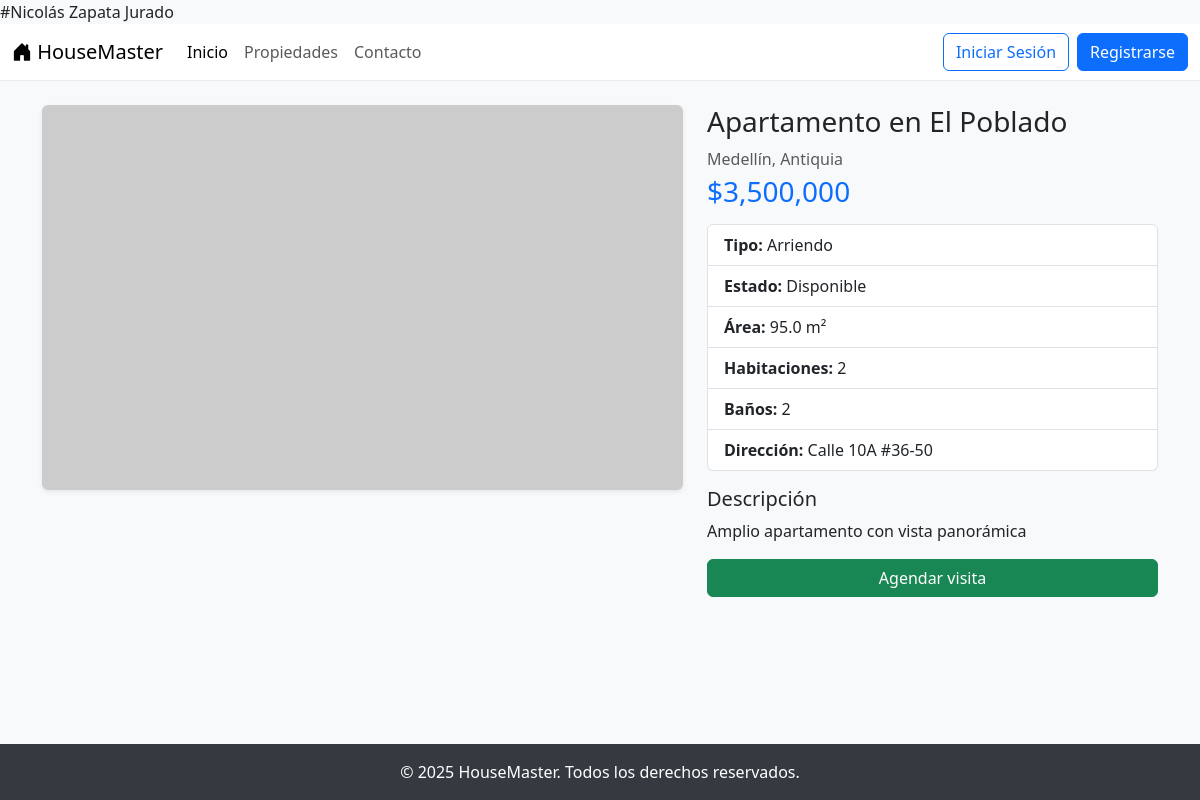
Page /property/1/ on the committed database.
### property/models.py (models this page shows, shortened)
class Property(models.Model):
    title = models.CharField(max_length=200)
    description = models.TextField()
    price = models.DecimalField(max_digits=12, decimal_places=2)
    type = models.CharField(max_length=100)   # Venta / Arriendo
    area = models.FloatField()
    rooms = models.IntegerField()
    bathrooms = models.IntegerField()
    status = models.CharField(max_length=50)  # Disponible, Vendida, etc.
    city = models.CharField(max_length=100)
    department = models.CharField(max_length=100)
    address = models.CharField(max_length=255, unique=True)
    created_at = models.DateTimeField(auto_now_add=True)
    image = models.ImageField(upload_to='properties/', blank=True, null=True)

### property/views.py (the view)
# urls.py: path('property/<int:pk>/', views.property_detail, name='property_detail'),
def property_detail(request, pk):
    prop = get_object_or_404(Property, pk=pk)
    return render(request, "property_detail.html", {"property": prop})

### property/templates/property_detail.html (shortened to what this page needs)
{% extends "base.html" %}
{% load humanize %}
{% block content %}
<div class="row">
  <div class="col-lg-7 mb-4">
    {% if property.images.all %}
      <div id="propCarousel" class="carousel slide" data-bs-ride="carousel">
        <div class="carousel-indicators">
          {% for img in property.images.all %}
            <button type="button"
                    data-bs-target="#propCarousel"
                    data-bs-slide-to="{{ forloop.counter0 }}"
                    class="{% if forloop.first %}active{% endif %}"
                    aria-current="{% if forloop.first %}true{% endif %}"
                    aria-label="Slide {{ forloop.counter }}"></button>
          {% endfor %}
        </div>
        <div class="carousel-inner rounded shadow-sm">
          {% for img in property.images.all %}
            <div class="carousel-item {% if forloop.first %}active{% endif %}">
              <img src="{{ img.image.url }}" class="d-block w-100" alt="{{ img.caption|default:property.title }}">
              {% if img.caption %}
                <div class="carousel-caption d-none d-md-block">
                  <p class="bg-dark bg-opacity-50 rounded px-2">{{ img.caption }}</p>
                </div>
              {% endif %}
            </div>
          {% endfor %}
        </div>
        <button class="carousel-control-prev" type="button" data-bs-target="#propCarousel" data-bs-slide="prev">
          <span class="carousel-control-prev-icon" aria-hidden="true"></span>
          <span class="visually-hidden">Anterior</span>
        </button>
        <button class="carousel-control-next" type="button" data-bs-target="#propCarousel" data-bs-slide="next">
          <span class="carousel-control-next-icon" aria-hidden="true"></span>
          <span class="visually-hidden">Siguiente</span>
        </button>
      </div>
    {% else %}
      <img src="https://placehold.co/1000x600/E9ECEF/ADB5BD?text={{ property.title }}"
           class="img-fluid rounded shadow-sm" alt="{{ property.title }}">
    {% endif %}
  </div>
  <div class="col-lg-5">
    <h1 class="h3">{{ property.title }}</h1>
    <p class="text-muted mb-1">{{ property.city }}, {{ property.department }}</p>
    <p class="h3 text-primary mb-3">${{ property.price|floatformat:0|intcomma }}</p>
    <ul class="list-group mb-3">
      <li class="list-group-item"><strong>Tipo:</strong> {{ property.type }}</li>
      <li class="list-group-item"><strong>Estado:</strong> {{ property.status }}</li>
      <li class="list-group-item"><strong>Área:</strong> {{ property.area }} m²</li>
      <li class="list-group-item"><strong>Habitaciones:</strong> {{ property.rooms }}</li>
      <li class="list-group-item"><strong>Baños:</strong> {{ property.bathrooms }}</li>
      <li class="list-group-item"><strong>Dirección:</strong> {{ property.address }}</li>
    </ul>
    <h2 class="h5">Descripción</h2>
    <p>{{ property.description }}</p>
    <a href="{% url 'visit_schedule' property.id %}" class="btn btn-success w-100">
        Agendar visita
    </a>
  </div>
</div>
{% endblock %}

### core/templates/base.html (style rules this page uses)
body { background-color: #f8f9fa; }

### rows in the picture
Property: title "Apartamento en El Poblado", city "Medellín", department "Antiquia", price "3,500,000", type "Arriendo", status "Disponible", area "95.0", rooms "2", bathrooms "2", address "Calle 10A #36-50", description "Amplio apartamento con vista panorámica"
